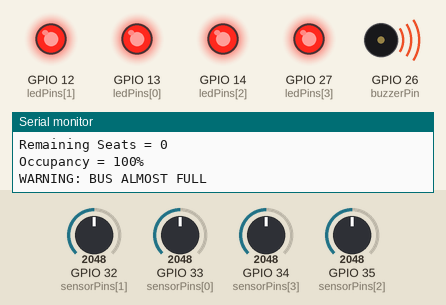
Recording of a sketch running on a simulated ESP32. On the bench: output pins drawn as LEDs (lit = HIGH), buzzer (waves = sounding), the last lines printed to the serial monitor. The test bench sets the inputs (shaded band); at power-on: GPIO 32 (sensorPins[1]) = 2048, GPIO 33 (sensorPins[0]) = 2048, GPIO 34 (sensorPins[3]) = 2048, GPIO 35 (sensorPins[2]) = 2048. WiFi joins after 1.5 s; servers stay silent unless stated.

Above: at 3.0 s.
3.1 s: GPIO 32 (sensorPins[1]) set to 1953
At 5.0 s:
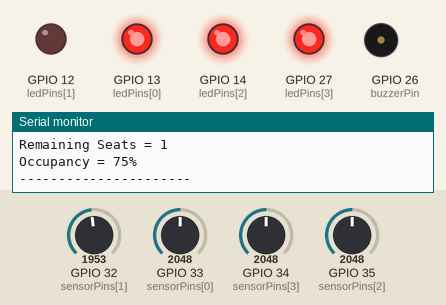
5.8 s: GPIO 33 (sensorPins[0]) set to 1968
At 6.1 s:
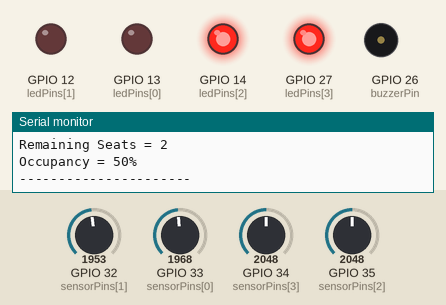
7.3 s: GPIO 34 (sensorPins[3]) set to 1942
At 8.5 s:
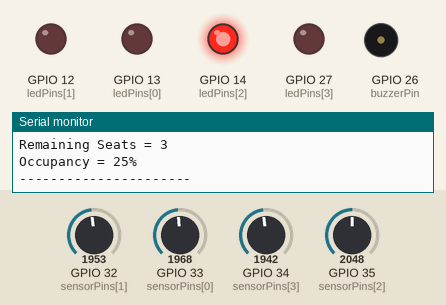
8.8 s: GPIO 33 (sensorPins[0]) set to 2040
At 9.6 s:
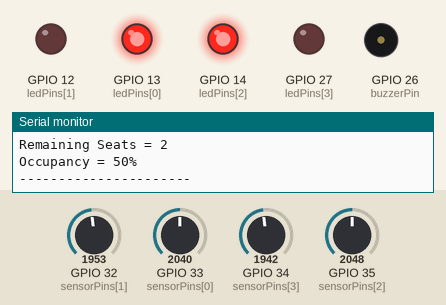
10.3 s: GPIO 35 (sensorPins[2]) set to 1960
At 10.7 s:
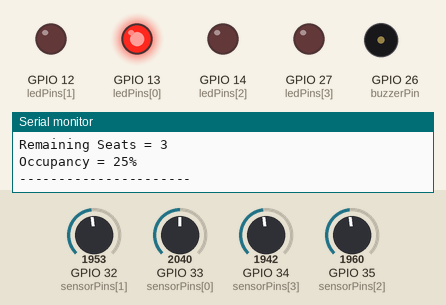
11.8 s: GPIO 32 (sensorPins[1]) set to 2040
At 13.1 s:
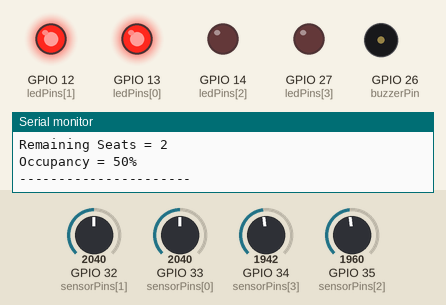
Timing chart, 0 to 14.3 s (numbered marks = the images above; inputs shaded):
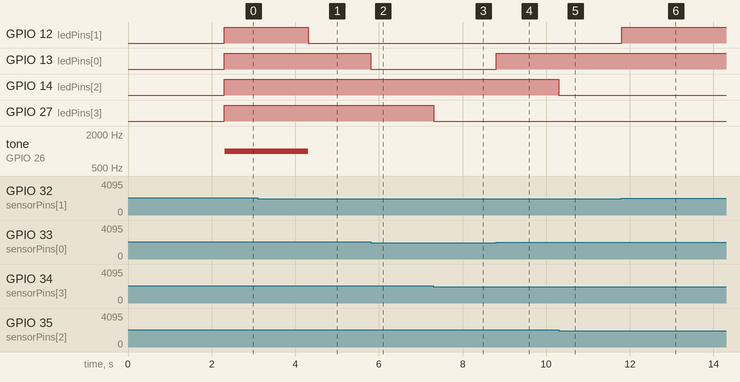

The sketch:

sketch.ino
```cpp
#define BLYNK_TEMPLATE_ID "TMPL6ahd7DWY1"
#define BLYNK_TEMPLATE_NAME "smart bus occupancy monitor"
#define BLYNK_AUTH_TOKEN "MoROBlXRpwCNYcyP2h3-BISKGLrF0jYT"

#include <WiFi.h>
#include <BlynkSimpleEsp32.h>

// ======================================
// WIFI CONFIG
// ======================================

char ssid[] = "Wokwi-GUEST";
char pass[] = "";

// ======================================
// SYSTEM CONFIG
// ======================================

const int totalSeats = 4;

// SENSOR PINS
// sesuai wiring final

int sensorPins[totalSeats] = {
  33,
  32,
  35,
  34
};

// led blynk

int dashboardLedPins[totalSeats] = {
  V8,
  V9,
  V10,
  V11
};

// LED PINS

int ledPins[totalSeats] = {
  13,
  12,
  14,
  27
};

// BUZZER PIN

const int buzzerPin = 26;

// ADC THRESHOLD

const int threshold = 2000;

// ======================================
// WARNING STATE
// ======================================

// agar buzzer hanya bunyi sekali
bool warningTriggered = false;

// ======================================
// BLYNK TIMER
// ======================================

BlynkTimer timer;

// ======================================
// MAIN MONITOR FUNCTION
// ======================================

void monitorSeats() {

  int occupiedSeats = 0;

  // ======================================
  // CHECK EVERY SEAT
  // ======================================

  for (int i = 0; i < totalSeats; i++) {

    int sensorValue =
      analogRead(sensorPins[i]);

    // ======================================
    // SERIAL DEBUG
    // ======================================

    Serial.print("Seat ");
    Serial.print(i + 1);
    Serial.print(" = ");
    Serial.println(sensorValue);

    // ======================================
    // OCCUPIED LOGIC
    // ======================================

    if (sensorValue > threshold) {

      // LED ON
      digitalWrite(
        ledPins[i],
        HIGH
      );

      occupiedSeats++;

      // SEND STATUS TO BLYNK
      Blynk.virtualWrite(
        i,
        "Occupied"
      );

      Blynk.virtualWrite(
       dashboardLedPins[i],
        0
      );
    }

    // ======================================
    // EMPTY LOGIC
    // ======================================

    else {

      // LED OFF
      digitalWrite(
        ledPins[i],
        LOW
      );

      // SEND STATUS TO BLYNK
      Blynk.virtualWrite(
        i,
        "Empty"
      );

      Blynk.virtualWrite(
        dashboardLedPins[i],
        255
      );
    }
  }

  // ======================================
  // OCCUPANCY CALCULATION
  // ======================================

  int occupancyPercentage =
    (occupiedSeats * 100)
    / totalSeats;

  int remainingSeats =
    totalSeats - occupiedSeats;

  // ======================================
  // SERIAL OUTPUT
  // ======================================

  Serial.print("Occupied Seats = ");
  Serial.println(occupiedSeats);

  Serial.print("Remaining Seats = ");
  Serial.println(remainingSeats);

  Serial.print("Occupancy = ");
  Serial.print(occupancyPercentage);
  Serial.println("%");

  // ======================================
  // SEND TO BLYNK
  // ======================================

  // Occupancy %
  Blynk.virtualWrite(
    V4,
    occupancyPercentage
  );

  // Remaining Seats
  Blynk.virtualWrite(
    V6,
    remainingSeats
  );

  // ======================================
  // WARNING SYSTEM
  // ======================================

  // WARNING jika occupancy >= 80%

  if (occupancyPercentage >= 80) {

    // WARNING TEXT
    Blynk.virtualWrite(
      V5,
      "WARNING: BUS ALMOST FULL"
    );

    Serial.println(
      "WARNING: BUS ALMOST FULL"
    );

    // ======================================
    // BUZZER HANYA SEKALI
    // ======================================

    if (!warningTriggered) {

      // bunyi 2 detik
      tone(buzzerPin, 1000);
      Blynk.virtualWrite(V7, 1);

      delay(2000);

      noTone(buzzerPin);
      Blynk.virtualWrite(V7, 0);

      // tandai warning sudah aktif
      warningTriggered = true;
    }
  }

  // ======================================
  // NORMAL CONDITION
  // ======================================

  else {

    // reset warning
    warningTriggered = false;

    noTone(buzzerPin);

    Blynk.virtualWrite(
      V5,
      "Bus Capacity Normal"
    );
  }

  Serial.println("----------------------");
}

// ======================================
// SETUP
// ======================================

void setup() {

  Serial.begin(115200);

  // ======================================
  // LED SETUP
  // ======================================

  for (int i = 0; i < totalSeats; i++) {

    pinMode(
      ledPins[i],
      OUTPUT
    );

    digitalWrite(
      ledPins[i],
      LOW
    );
  }

  // ======================================
  // BUZZER SETUP
  // ======================================

  pinMode(
    buzzerPin,
    OUTPUT
  );

  digitalWrite(
    buzzerPin,
    LOW
  );

  // ======================================
  // CONNECT TO BLYNK
  // ======================================

  Blynk.begin(
    BLYNK_AUTH_TOKEN,
    ssid,
    pass
  );

  // ======================================
  // TIMER LOOP
  // ======================================

  timer.setInterval(
    500L,
    monitorSeats
  );

  Serial.println("SYSTEM READY");
}

// ======================================
// MAIN LOOP
// ======================================

void loop() {

  Blynk.run();
  timer.run();
}
```

Measured:
- the behaviour switches between 2001 and 2000 on GPIO 32 (sensorPins[1]) (found by bisection; images 0 and 1)
- the behaviour switches between 2001 and 2000 on GPIO 33 (sensorPins[0]) (found by bisection; images 1 and 2)
- the behaviour switches between 2001 and 2000 on GPIO 34 (sensorPins[3]) (found by bisection; images 2 and 3)
- after the input at 3.1 s, GPIO 12 (ledPins[1]): HIGH → LOW after 1.2 s
- after the input at 5.8 s, GPIO 13 (ledPins[0]): HIGH → LOW at once
- after the input at 7.3 s, GPIO 27 (ledPins[3]): HIGH → LOW at once
- after the input at 8.8 s, GPIO 13 (ledPins[0]): LOW → HIGH at once
- after the input at 10.3 s, GPIO 14 (ledPins[2]): HIGH → LOW at once
- after the input at 11.8 s, GPIO 12 (ledPins[1]): LOW → HIGH at once
